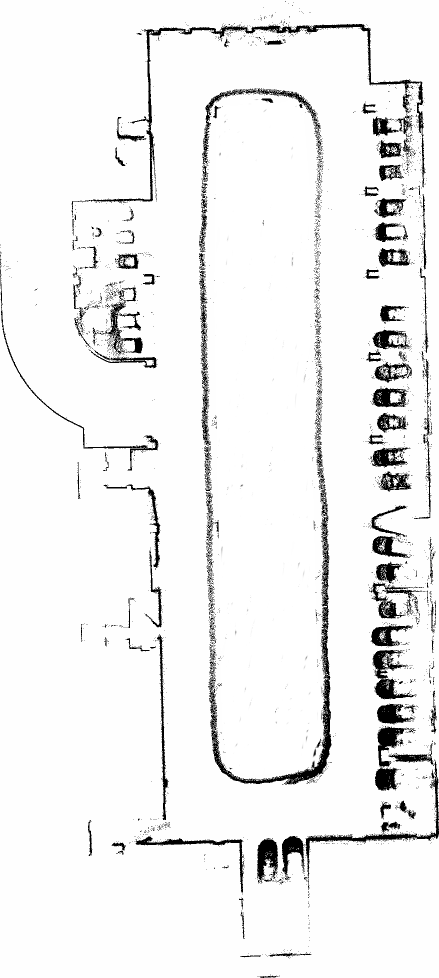
#> input picture map3--1.pgm, 878 x 1956 px (shown at 1/2 size)
$ python learning3.py
#> lines starting #> are read from the running program, lines starting #| are printed output that depends on the picture; after the words box and inside, x2 and y2 are one past the last pixel; in counts of white or black regions, pixels touching at a corner belong together
import cv2
import numpy as np
from PIL import Image
def extract_contours(input_map):
    # Step 1: Dilate the obstacles by 0 and 1 pixel to get border_map1 and border_map2
    kernel = np.ones((5, 5), np.uint8)
    border_map1 = cv2.erode(input_map, kernel, iterations=0)
    border_map2 = cv2.erode(input_map, kernel, iterations=1)

    # Step 2: Define an empty outline map of the same size as the original map
    outline_map = np.zeros_like(input_map)

    # Step 3: XOR the two border maps
    outline_map = cv2.bitwise_xor(border_map1, border_map2)

    # Step 4: Ensure borders are marked as 1 in the outline map
    outline_map[0, :] = 254
    outline_map[-1, :] = 254
    outline_map[:, 0] = 254
    outline_map[:, -1] = 254
    cv2.imshow("image", outline_map)
    cv2.waitKey(0)
    # Step 5: Define a vector to store the result outlines
    result_outline = []

    # Step 6-9: Ray-casting from robot position to find contours
    height, width = outline_map.shape
    center_x, center_y = width // 2, height // 2  # Assuming the robot is at the center of the map

    for angle in range(360):
        x, y = 408, 368
        dx = np.cos(np.radians(angle))
        dy = np.sin(np.radians(angle))

        while 0 <= int(x) < width and 0 <= int(y) < height:
            if outline_map[int(y), int(x)] == 254:
                contour = []
                while 0 <= int(x) < width and 0 <= int(y) < height and outline_map[int(y), int(x)] == 254:
                    contour.append((int(x), int(y)))
                    outline_map[int(y), int(x)] = 0
                    x, y = x + dx, y + dy
                result_outline.append(contour)
                break
            x, y = x + dx, y + dy

    return result_outline

def fill_contours(input_map,result_outline):
    # Step 1: Create an empty destination map of the same size as the original map
    height, width = input_map.shape
    dst_map = np.zeros_like(input_map)

    # Step 2: Mark the contour points in the dst_map
    for contour in result_outline:
        for point in contour:
            dst_map[point[1], point[0]] = 254

    # Step 3-6: Fill the contour area
    stack = []
    for contour in result_outline:
        for point in contour:
            x, y = point
            stack.append((x, y))
            break
        if stack:
            break

    while stack:
        x, y = stack.pop()
        if dst_map[y, x] == 0:
            dst_map[y, x] = 254
            for dx, dy in [(-1, 0), (1, 0), (0, -1), (0, 1), (-1, -1), (1, 1), (-1, 1), (1, -1)]:
                nx, ny = x + dx, y + dy
                if 0 <= nx < width and 0 <= ny < height and dst_map[ny, nx] == 0:
                    stack.append((nx, ny))

    return dst_map
# Example usage:
map_img = Image.open('map3--1.pgm')
#> map_img is the input picture: PIL image 878x1956 L; min 0, max 255, mean 239.7


# 图像处理操作
map_img = np.array(map_img)
map_img = np.rot90(map_img, 3)
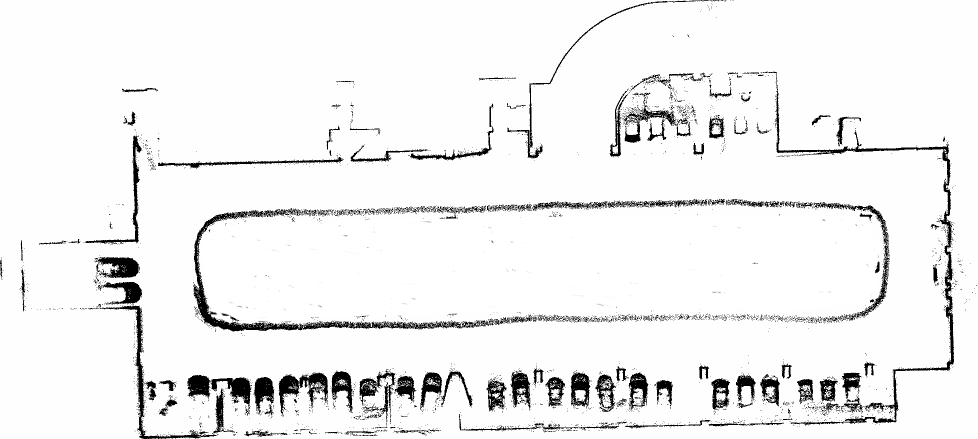
#> map_img: shape (878, 1956) (shown at 1/2 size); min 0, max 255, mean 239.7
# kernel = np.ones((1, 2), np.uint8)
kernel_2 = np.ones((4, 4), np.uint8)
map_img = cv2.erode(map_img, kernel_2, 1)
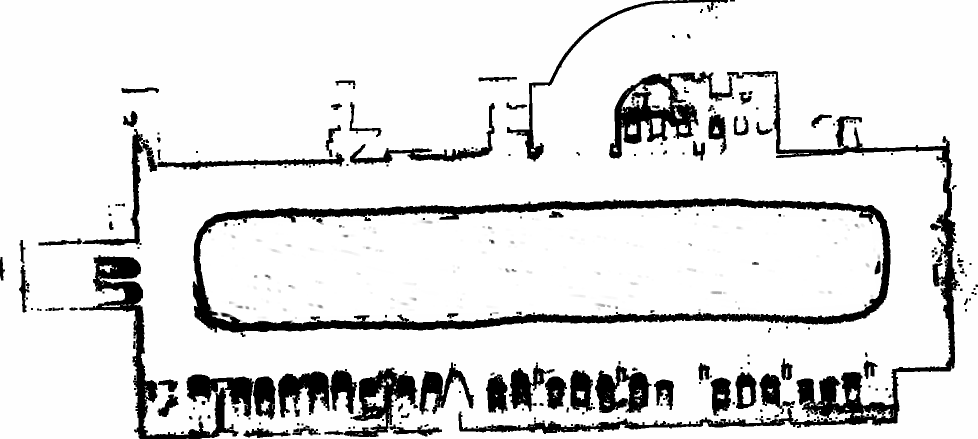
#> map_img: shape (878, 1956) (shown at 1/2 size); min 0, max 255, mean 223.3
# input_map = cv2.imread('path_to_input_map.png', cv2.IMREAD_GRAYSCALE)
# map_img = np.where(map_img == 254, 1, map_img)
result_outline = extract_contours(map_img)
#> in extract_contours, `border_map2 = cv2.erode(input_map, kernel, iterations=1)`:
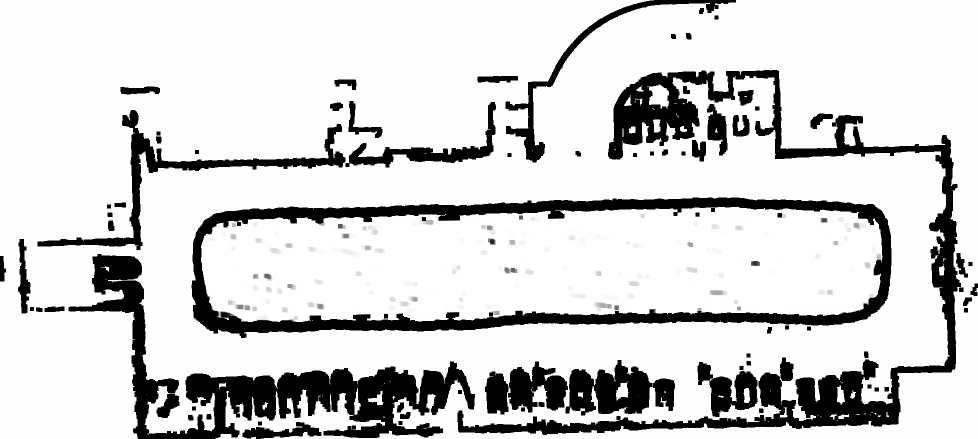
#> border_map2: shape (878, 1956) (shown at 1/2 size); min 0, max 255, mean 210
#> in extract_contours, `outline_map = cv2.bitwise_xor(border_map1, border_map2)`:
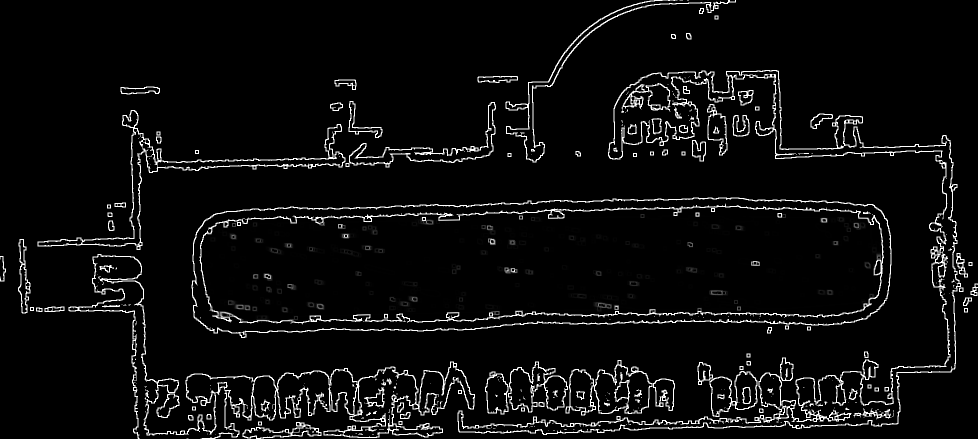
#> outline_map: shape (878, 1956) (shown at 1/2 size); min 0, max 255, mean 13.4
#> in extract_contours, `outline_map[:, -1] = 254`:
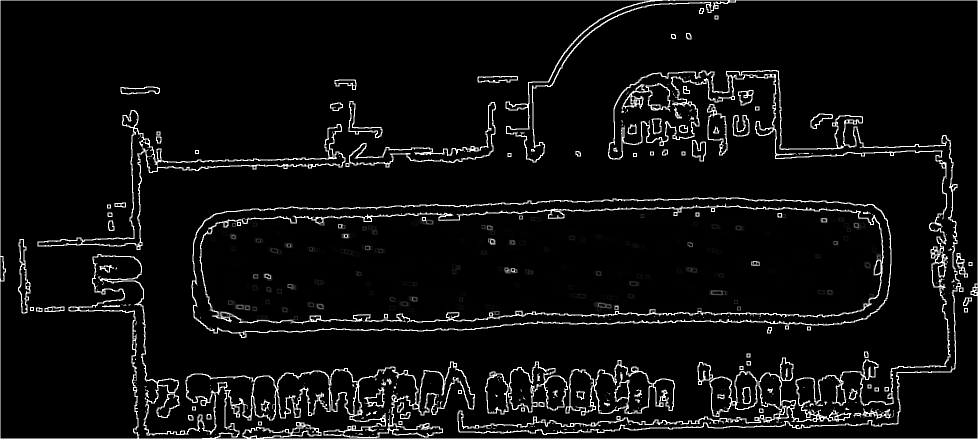
#> outline_map: shape (878, 1956) (shown at 1/2 size); min 0, max 255, mean 14.2
#> after the loop in extract_contours, `for angle in range(360):`:
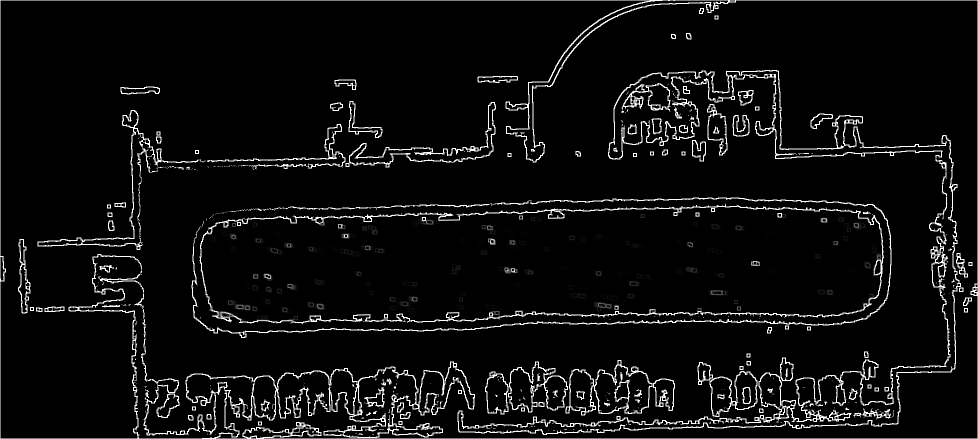
#> outline_map: shape (878, 1956) (shown at 1/2 size); 0.06% of pixels changed, all inside (x1, y1, x2, y2) = (268, 315, 1894, 775)
#> result_outline = 360 items
print(result_outline)
#> (printed output is left out)
dst_map = fill_contours(map_img,result_outline)
#> the loop in fill_contours, `for contour in result_outline:` made 360 passes
#> contour on passes 1 to 3: [(1884, 368), (1885, 368)], [(1892, 393), (1893, 393)], [(1267, 398), (1268, 398)]
#> after the loop in fill_contours, `for contour in result_outline:`:
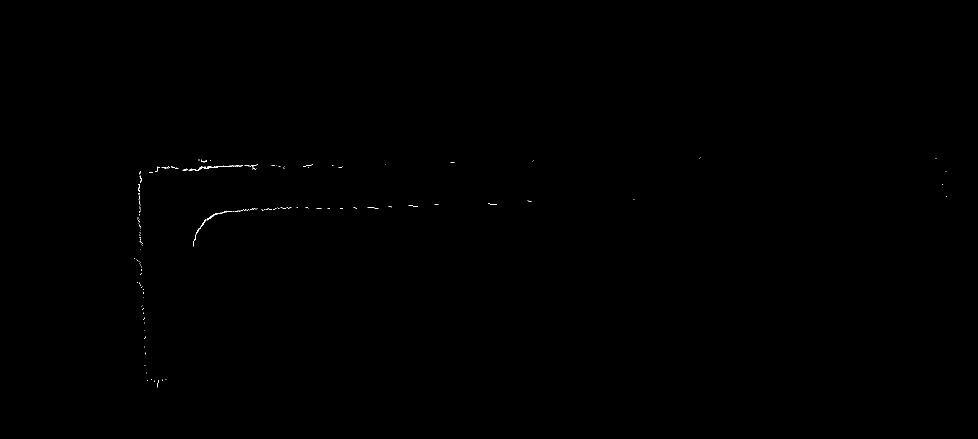
#> dst_map: shape (878, 1956) (shown at 1/2 size); values 0 (black) and 254 (white), 0.06% white in thin lines or dots, all inside (x1, y1, x2, y2) = (268, 315, 1894, 775)
#> the loop in fill_contours, `for contour in result_outline:` made 1 pass
#> after the loop in fill_contours, `for contour in result_outline:`: stack = [(1884, 368)]
#> the loop in fill_contours, `while stack:` made 1 pass
#> after the loop in fill_contours, `while stack:`: stack = []
cv2.imshow("image_dst", dst_map)
cv2.waitKey(0)

$ run again, with map2.pgm copied over map3--1.pgm
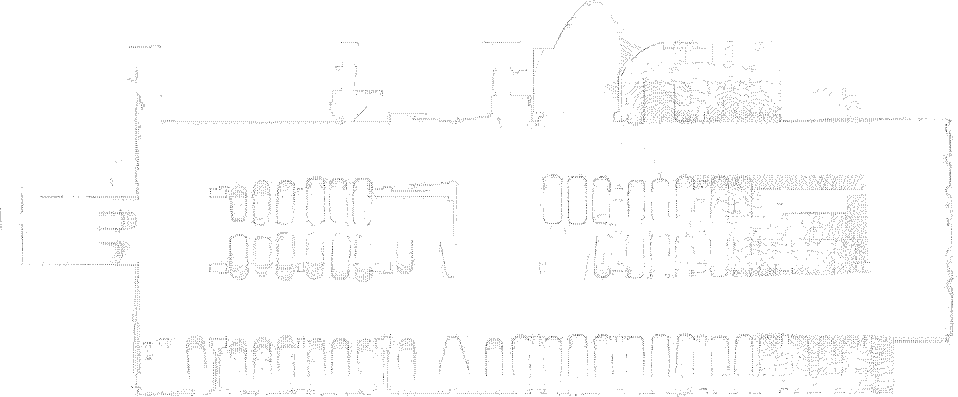
#> input picture map2.pgm, 1915 x 794 px (shown at 1/2 size)
#> map_img is the input picture: PIL image 1915x794 L; values 0 (black) and 254 (white), 98.9% white; black in thin lines or dots
#> border_map2: shape (1915, 794); values 0 (black) and 254 (white), 81.2% white; 207 black regions, largest, box (x1, y1, x2, y2) and area: (539, 1207, 740, 1826) 36065, (4, 1466, 561, 1915) 33394, (237, 1392, 409, 1746) 26786
#> after the loop in extract_contours, `for angle in range(360):`:
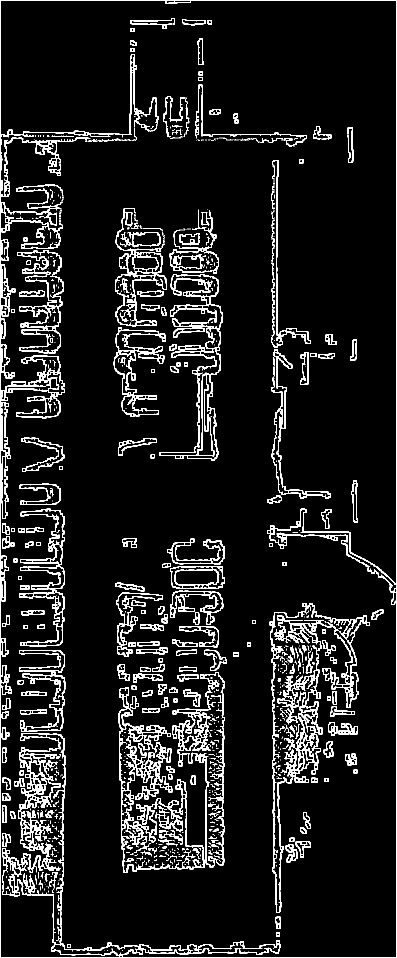
#> outline_map: shape (1915, 794) (shown at 1/2 size); values 0 (black) and 254 (white), 8.4% white in thin lines or dots
#> result_outline = 360 items
#> (printed output is left out)
#> the loop in fill_contours, `for contour in result_outline:` made 360 passes
#> contour on passes 1 to 3: [(547, 368), (548, 368)], [(547, 370), (548, 370)], [(547, 372), (548, 372)]
#> after the loop in fill_contours, `for contour in result_outline:`:
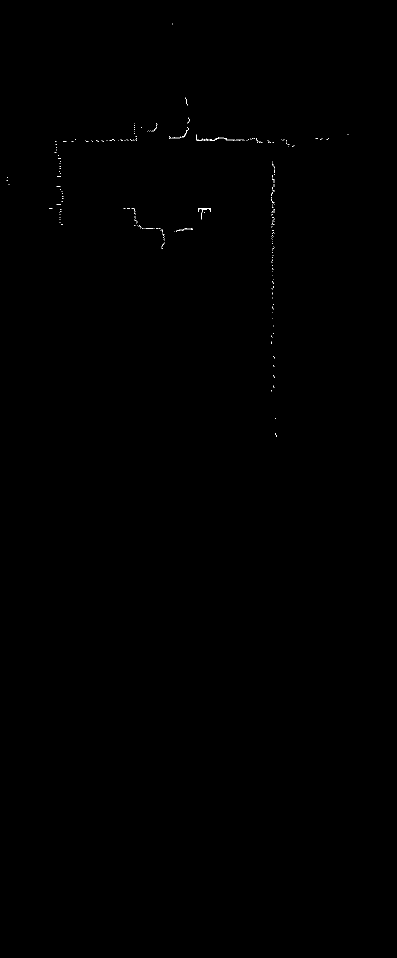
#> dst_map: shape (1915, 794) (shown at 1/2 size); values 0 (black) and 254 (white), 0.07% white in thin lines or dots, all inside (x1, y1, x2, y2) = (13, 47, 697, 874)
#> the loop in fill_contours, `for contour in result_outline:` made 1 pass
#> after the loop in fill_contours, `for contour in result_outline:`: stack = [(547, 368)]
#> the loop in fill_contours, `while stack:` made 1 pass
#> after the loop in fill_contours, `while stack:`: stack = []
